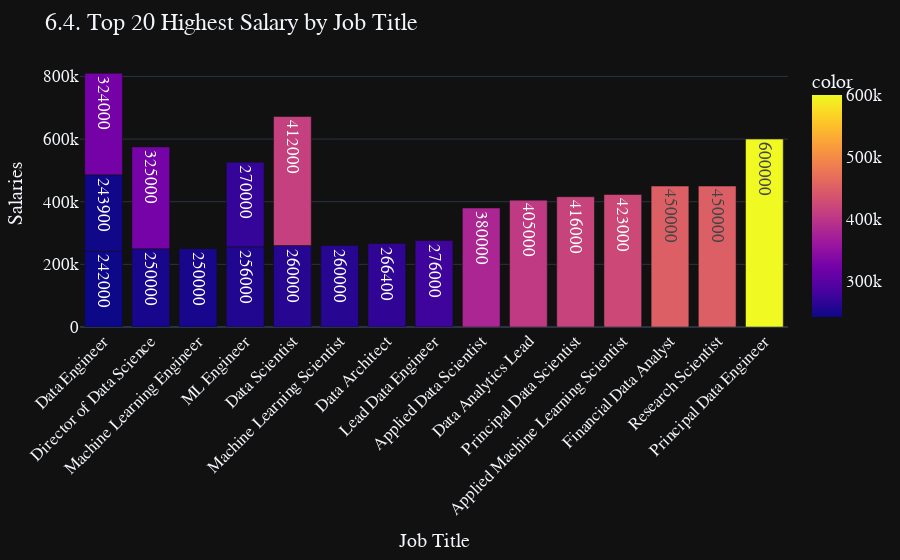

The notebook cell saved with this chart:
### Code cell
salary_job = ds.groupby(['salary_in_usd','job_title']).size().reset_index()
salary_job = salary_job[-20:]
fig = px.bar(x=salary_job['job_title'],y=salary_job['salary_in_usd'],text = salary_job['salary_in_usd'], 
                   color = salary_job['salary_in_usd'], color_discrete_sequence=px.colors.sequential.PuBu)

fig.update_layout(
    xaxis_title="Job Title",
    yaxis_title="Salaries ")
# fig.update_traces(width=0.9)
fig.update_layout(barmode = 'relative',xaxis_tickangle=-45, 
                  title='6.4. Top 20 Highest Salary by Job Title', template='plotly_dark',font = dict(size=17,family="Franklin Gothic"))

### Figure 1 — Plotly figure (JSON) as saved in the notebook; plotly's stock layout.template omitted (floating-point values rounded to 4 significant figures)
{"data": [{"alignmentgroup": "True", "hovertemplate": "x=%{x}<br>y=%{y}<br>text=%{text}<br>color=%{marker.color}<extra></extra>", "legendgroup": "", "marker": {"color": [242000, 243900, 250000, 250000, 256000, 260000, 260000, 266400, 270000, 276000, 324000, 325000, 380000, 405000, 412000, 416000, 423000, 450000, 450000, 600000], "coloraxis": "coloraxis", "pattern": {"shape": ""}}, "name": "", "offsetgroup": "", "orientation": "v", "showlegend": false, "text": [242000, 243900, 250000, 250000, 256000, 260000, 260000, 266400, 270000, 276000, 324000, 325000, 380000, 405000, 412000, 416000, 423000, 450000, 450000, 600000], "textposition": "auto", "type": "bar", "x": ["Data Engineer", "Data Engineer", "Director of Data Science", "Machine Learning Engineer", "ML Engineer", "Data Scientist", "Machine Learning Scientist", "Data Architect", "ML Engineer", "Lead Data Engineer", "Data Engineer", "Director of Data Science", "Applied Data Scientist", "Data Analytics Lead", "Data Scientist", "Principal Data Scientist", "Applied Machine Learning Scientist", "Financial Data Analyst", "Research Scientist", "Principal Data Engineer"], "xaxis": "x", "y": [242000, 243900, 250000, 250000, 256000, 260000, 260000, 266400, 270000, 276000, 324000, 325000, 380000, 405000, 412000, 416000, 423000, 450000, 450000, 600000], "yaxis": "y"}], "layout": {"barmode": "relative", "coloraxis": {"colorbar": {"title": {"text": "color"}}, "colorscale": [[0, "#0d0887"], [0.1111, "#46039f"], [0.2222, "#7201a8"], [0.3333, "#9c179e"], [0.4444, "#bd3786"], [0.5556, "#d8576b"], [0.6667, "#ed7953"], [0.7778, "#fb9f3a"], [0.8889, "#fdca26"], [1, "#f0f921"]]}, "font": {"family": "Franklin Gothic", "size": 17}, "legend": {"tracegroupgap": 0}, "margin": {"t": 60}, "title": {"text": "6.4. Top 20 Highest Salary by Job Title"}, "xaxis": {"anchor": "y", "domain": [0, 1], "tickangle": -45, "title": {"text": "Job Title"}}, "yaxis": {"anchor": "x", "domain": [0, 1], "title": {"text": "Salaries "}}}}
